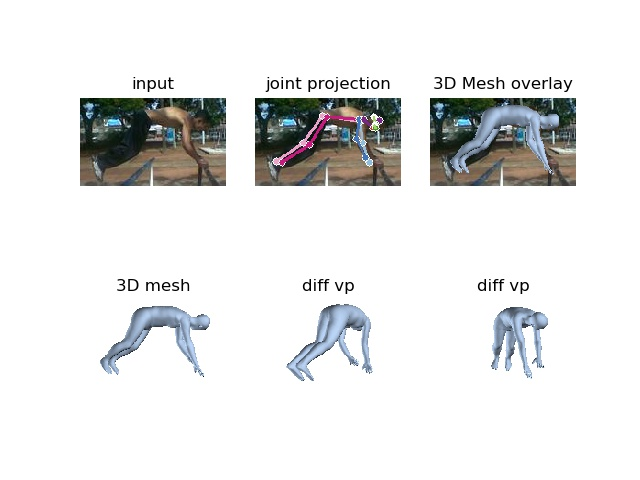

Here is the Python script that generated this plot:
"""
Demo of HMR.

Note that HMR requires the bounding box of the person in the image. The best performance is obtained when max length of the person in the image is roughly 150px. 

When only the image path is supplied, it assumes that the image is centered on a person whose length is roughly 150px.
Alternatively, you can supply output of the openpose to figure out the bbox and the right scale factor.

Sample usage:

# On images on a tightly cropped image around the person
python -m demo --img_path data/im1963.jpg
python -m demo --img_path data/coco1.png

# On images, with openpose output
python -m demo --img_path data/random.jpg --json_path data/random_keypoints.json
"""
from __future__ import absolute_import
from __future__ import division
from __future__ import print_function

import sys
from absl import flags
import numpy as np

import skimage.io as io
import tensorflow as tf

from PIL import Image
from src.util import renderer as vis_util
from src.util import image as img_util
from src.util import openpose as op_util
import src.config
from src.RunModel import RunModel

flags.DEFINE_string('img_path', 'data/im1963.jpg', 'Image to run')
flags.DEFINE_string(
    'json_path', None,
    'If specified, uses the openpose output to crop the image.')


def visualize(img, proc_param, joints, verts, cam):
    """
    Renders the result in original image coordinate frame.
    """
    cam_for_render, vert_shifted, joints_orig = vis_util.get_original(
        proc_param, verts, cam, joints, img_size=img.shape[:2])

    # Render results
    skel_img = vis_util.draw_skeleton(img, joints_orig)
    rend_img_overlay = renderer(
        vert_shifted, cam=cam_for_render, img=img, do_alpha=True)
    rend_img = renderer(
        vert_shifted, cam=cam_for_render, img_size=img.shape[:2])
    rend_img_vp1 = renderer.rotated(
        vert_shifted, 60, cam=cam_for_render, img_size=img.shape[:2])
    rend_img_vp2 = renderer.rotated(
        vert_shifted, -60, cam=cam_for_render, img_size=img.shape[:2])

    import matplotlib
    matplotlib.use('agg')
    import matplotlib.pyplot as plt
    # plt.ion()
    fig = plt.figure()
    plt.figure(1)
    plt.clf()
    plt.subplot(231)
    plt.imshow(img)
    plt.title('input')
    plt.axis('off')
    plt.subplot(232)
    plt.imshow(skel_img)
    plt.title('joint projection')
    plt.axis('off')
    plt.subplot(233)
    plt.imshow(rend_img_overlay)
    plt.title('3D Mesh overlay')
    plt.axis('off')
    plt.subplot(234)
    plt.imshow(rend_img)
    result = Image.fromarray(rend_img)
    result.save('mesh.jpg')
    plt.title('3D mesh')
    plt.axis('off')
    plt.subplot(235)
    plt.imshow(rend_img_vp1)
    plt.title('diff vp')
    plt.axis('off')
    plt.subplot(236)
    plt.imshow(rend_img_vp2)
    plt.title('diff vp')
    plt.axis('off')
    plt.draw()
    fig.savefig('demo.jpg')
    # import ipdb
    # ipdb.set_trace()


def preprocess_image(img_path, json_path=None):
    img = io.imread(img_path)
    if img.shape[2] == 4:
        img = img[:, :, :3]

    if json_path is None:
        if np.max(img.shape[:2]) != config.img_size:
            print('Resizing so the max image size is %d..' % config.img_size)
            scale = (float(config.img_size) / np.max(img.shape[:2]))
        else:
            scale = 1.
        center = np.round(np.array(img.shape[:2]) / 2).astype(int)
        # image center in (x,y)
        center = center[::-1]
    else:
        scale, center = op_util.get_bbox(json_path)

    crop, proc_param = img_util.scale_and_crop(img, scale, center,
                                               config.img_size)

    # Normalize image to [-1, 1]
    crop = 2 * ((crop / 255.) - 0.5)

    return crop, proc_param, img


def main(img_path, json_path=None):
    sess = tf.Session()
    model = RunModel(config, sess=sess)

    input_img, proc_param, img = preprocess_image(img_path, json_path)
    # Add batch dimension: 1 x D x D x 3
    input_img = np.expand_dims(input_img, 0)

    # Theta is the 85D vector holding [camera, pose, shape]
    # where camera is 3D [s, tx, ty]
    # pose is 72D vector holding the rotation of 24 joints of SMPL in axis angle format
    # shape is 10D shape coefficients of SMPL
    joints, verts, cams, joints3d, theta = model.predict(
        input_img, get_theta=True)
    save_mesh(verts)
    visualize(img, proc_param, joints[0], verts[0], cams[0])

def save_mesh(verts):
    face_path = './src/tf_smpl/smpl_faces.npy'
    faces = np.load(face_path)
    obj_mesh_name = './test.obj'
    with open(obj_mesh_name, 'w') as fp:
        for v in verts[0]:
            fp.write( 'v %f %f %f\n' % ( v[0], v[1], v[2]) )
        for f in faces: # Faces are 1-based, not 0-based in obj files
            fp.write( 'f %d %d %d\n' %  (f[0] + 1, f[1] + 1, f[2] + 1) )

if __name__ == '__main__':
    config = flags.FLAGS
    config(sys.argv)
    # Using pre-trained model, change this to use your own.
    config.load_path = src.config.PRETRAINED_MODEL

    config.batch_size = 1

    renderer = vis_util.SMPLRenderer(face_path=config.smpl_face_path)

    main(config.img_path, config.json_path)
